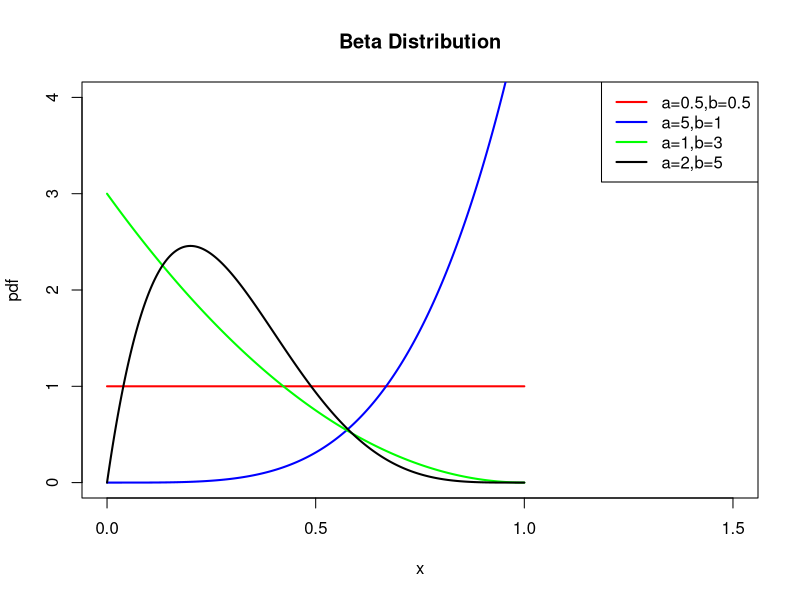

Generate this figure with R:
BD2 = function(a,b,x)
{
    pdf = x^(a-1)*(1-x)^(b-1)/beta(a,b)
    return(pdf)
}

x = seq(0,1,0.0001)
A = BD2(1,1,x)
B = BD2(5,1,x)
C = BD2(1,3,x)
D = BD2(2,5,x)
plot(x,A,type="l",col="red",lwd=2,xlab="x",xlim=c(0,1.5
),ylim=c(0,4),ylab="pdf",main="Beta Distribution")
lines(x,B,col="blue",lwd=2)
lines(x,C,col="green",lwd=2)
lines(x,D,col="black",lwd=2)
legend("topright",c("a=0.5,b=0.5","a=5,b=1","a=1,b=3","a=2,b=5"),col=c("red","blue","green","black"),lty=1,lwd=2)